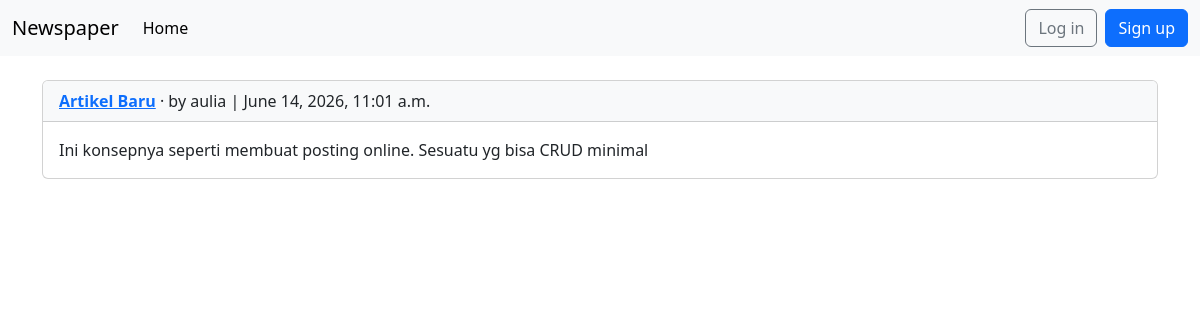
/articles/, run on an earlier commit of the app's database.
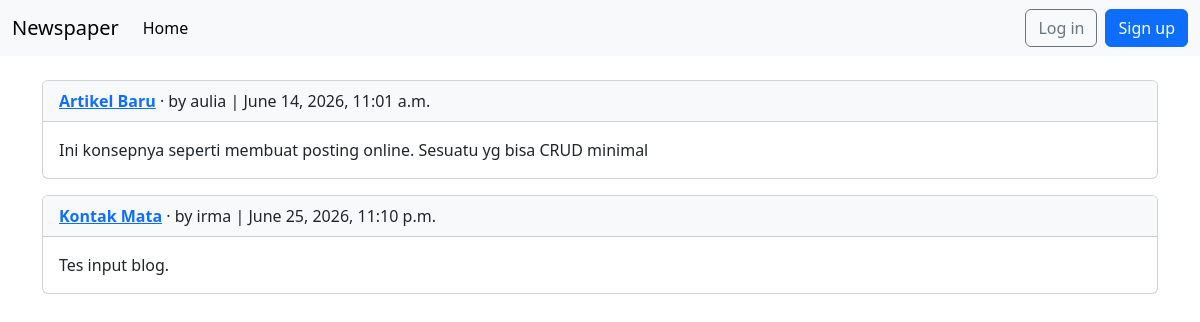
And on a later commit of the database.
### articles/models.py (models this page shows, shortened)
class Article(models.Model):
    title = models.CharField(max_length=255)
    body = models.TextField()
    date = models.DateTimeField(auto_now_add=True)
    author = models.ForeignKey(
          settings.AUTH_USER_MODEL,
          on_delete=models.CASCADE,
    )
    def get_absolute_url(self):
        return reverse("article_detail", kwargs={"pk":self.pk})

### accounts/models.py (models this page shows)
class CustomUser(AbstractUser):
    age = models.PositiveIntegerField(null=True, blank=True)

### articles/views.py (the view)
# urls.py: path("", ArticleListView.as_view(),
class ArticleListView(ListView):
    model = Article
    template_name = "article_list.html"

### templates/article_list.html (shortened to what this page needs)
{% extends "base.html" %}
{% block content %}
{% for article in object_list %}
<div class="card mb-3">
  <div class="card-header bg-light">
    <a href="{{ article.get_absolute_url }}"><strong>{{ article.title }}</strong></a>
    · by {{ article.author }} | {{ article.date }}
  </div>
  <div class="card-body">
    <p class="card-text mb-0">{{ article.body }}</p>
  </div>
</div>
{% endfor %}
{% endblock content %}

### templates/base.html (shortened to what this page needs)
<!DOCTYPE html>
<html>
<head>
  <link href="https://cdn.jsdelivr.net/npm/bootstrap@5.3.3/dist/css/bootstrap.min.css"
    rel="stylesheet"
>
</head>
<body>
  <nav class="navbar navbar-expand-lg bg-body-tertiary">
    <div class="container-fluid">
      <a class="navbar-brand" href="{% url 'home' %}">Newspaper</a>
      <div class="collapse navbar-collapse" id="navbarSupportedContent">
        <ul class="navbar-nav me-auto mb-2 mb-lg-0">
          <li class="nav-item">
            <a class="nav-link active" aria-current="page" href="{% url 'home' %}">Home</a>
          </li>
        </ul>
        {% if user.is_authenticated %}
        <ul class="navbar-nav">
          <li class="nav-item dropdown">
            <a class="nav-link dropdown-toggle" href="#" role="button"
              data-bs-toggle="dropdown" aria-expanded="false">
              {{ user.username }}
            </a>
            <ul class="dropdown-menu dropdown-menu-end">
              <li>
                <a class="dropdown-item" href="{% url 'password_change' %}">
                  Change password
                </a>
              </li>
              <li><hr class="dropdown-divider"></li>
              <li>
                <form method="post" action="{% url 'logout' %}">
                  {% csrf_token %}
                  <button type="submit" class="dropdown-item">Logout</button>
                </form>
              </li>
            </ul>
          </li>
        </ul>
        {% else %}
        <div class="d-flex gap-2">
          <a href="{% url 'login' %}" class="btn btn-outline-secondary">Log in</a>
          <a href="{% url 'signup' %}" class="btn btn-primary">Sign up</a>
        </div>
        {% endif %}
      </div>
    </div>
  </nav>
  <main>
    <div class="container mt-4">
      {% block content %}
      {% endblock content %}
    </div>
  </main>
</body>
</html>

What changed in the data, as far as the page shows it:
added Article: title "Kontak Mata", author "irma", date "June 25, 2026, 11:10 p.m.", body "Tes input blog."
